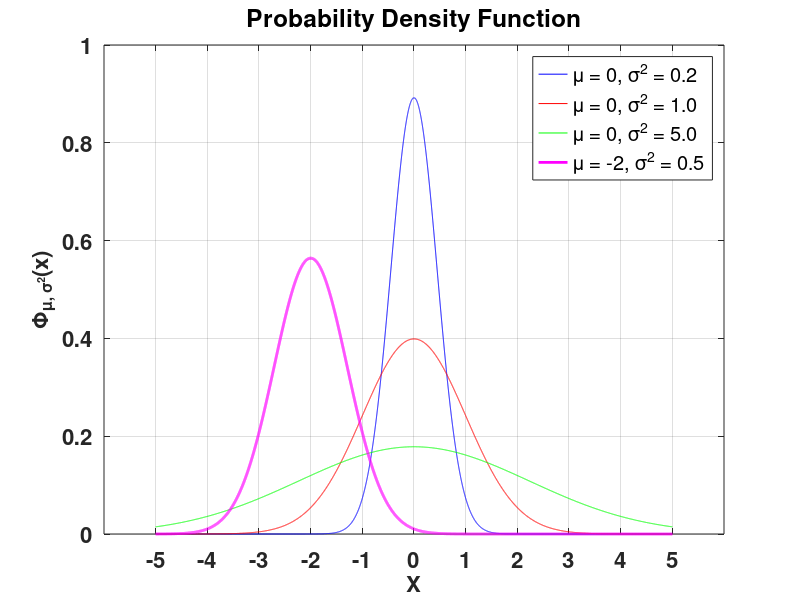

Source code (MATLAB):
%% In class project 1, part 2, Plot several normally distributed functions in one plot
%Sep 8, 2016

%% From scratch

clear all, close all, clc;

mu = 0;
sigma2 = 0.2;

x = -5 : 0.001 : 5;
% y = 1 / sqrt(2 * pi * sigma2) .* exp(-(x - mu).^2 ./ (2 * sigma2));

y1 = normpdf(x, mu, sqrt(sigma2));
y2 = normpdf(x, mu, sqrt(1.0));
y3 = normpdf(x, mu, sqrt(5.0));
y4 = normpdf(x, -2, sqrt(0.5));

 h = figure(1)
plot(x, y1, 'b', x, y2, 'r', x, y3, 'g', x, y4, 'm', 'LineWidth', 2);
title('Probability Density Function', 'FontSize', 20, ... 
    'FontWeight', 'bold');

legend('\mu = 0, \sigma^2 = 0.2', '\mu = 0, \sigma^2 = 1.0', ...
    '\mu = 0, \sigma^2 = 5.0', '\mu = -2, \sigma^2 = 0.5');
set(gca, 'FontSize', 16, 'FontWeight', 'bold');
set(gca, 'XTickLabel', {'-5', '-4', '-3', '-2', '-1', '0', '1', '2', '3', '4', '5'}, ...
    'XTick', -5:5);
xlabel('X', 'FontSize', 16, 'FontWeight', 'bold');
ylabel('\Phi_{\mu, \sigma^2}(x)', 'FontSize', 16, 'FontWeight', 'bold');
grid on;

print(h, '-depsc2', '-painters', 'my_normal.eps');